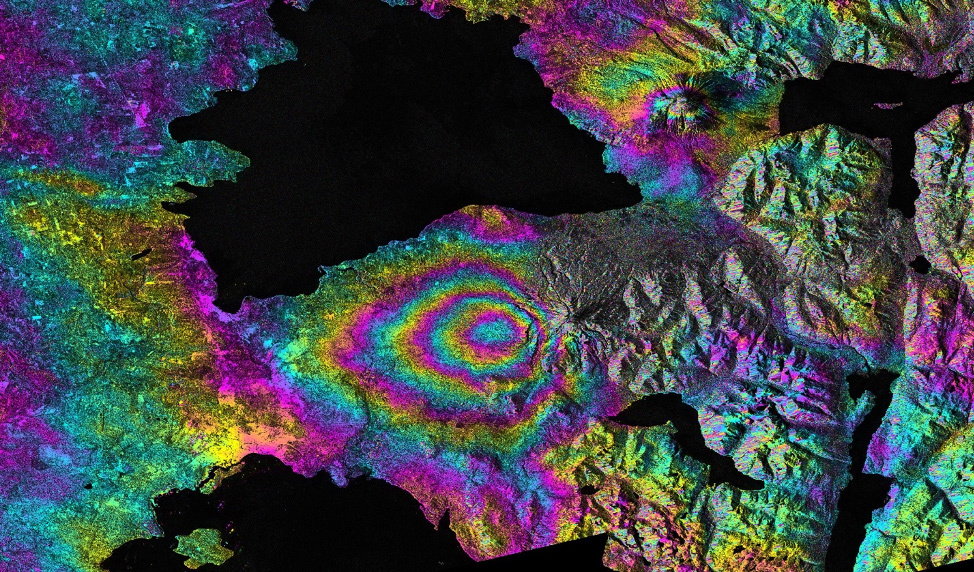
#> input picture sar_2_color.jpg, 974 x 572 px
$ jupyter execute dz1.ipynb
#> lines starting #> are read from the running program, lines starting #| are printed output that depends on the picture; after the words box and inside, x2 and y2 are one past the last pixel; in counts of white or black regions, pixels touching at a corner belong together; long printed decimals are rounded
<a href="https://colab.research.google.com/github/alkezzar/Homework1/blob/main/DE_IP_2024_Task_1.ipynb" target="_parent"></a>

[cell 1]
import numpy as np
import cv2
import matplotlib.pyplot as plt

# Базовая работа с изображением

[cell 2]
image = cv2.imread('sar_2_color.jpg')
#> image is the input picture: shape (572, 974, 3); mean B, G, R 71.5, 68.6, 63.6

[cell 3]
plt.imshow(image)

[cell 4]
image.shape # h,w,c
#> Out = (572, 974, 3)

[cell 5]
image[250,250] # b,g,r
#> Out = [12, 12, 12]

[cell 6]
# ROI
img_roi = image[100:200, 500:700]
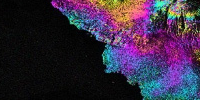
#> img_roi: shape (100, 200, 3); mean B, G, R 65.1, 42.2, 54.9

[cell 7]
plt.imshow(img_roi)

[cell 8]
b,g,r = cv2.split(image)
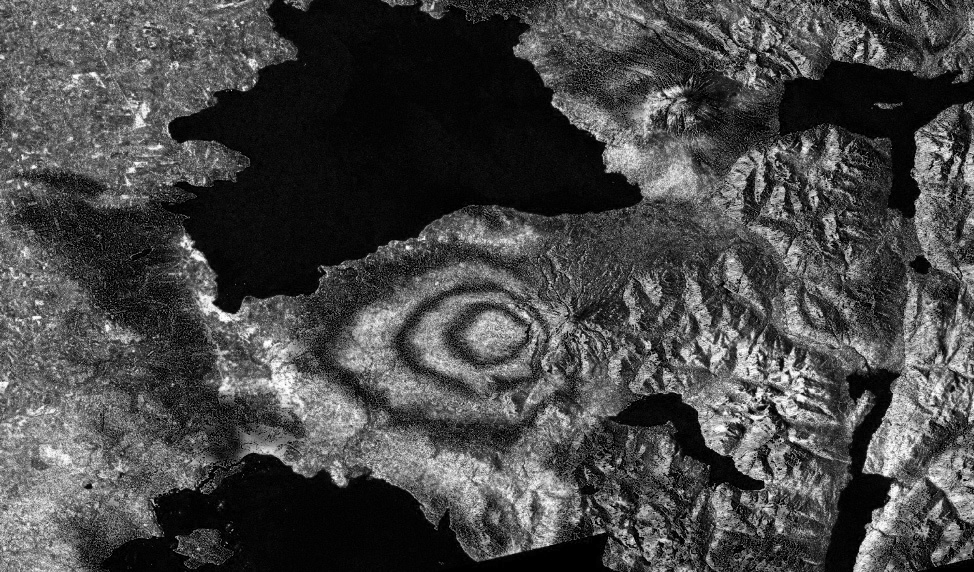
#> b: shape (572, 974); min 0, max 255, mean 71.5

[cell 9]
plt.imshow(b, cmap = 'gray')

[cell 10]
plt.imshow(g, cmap = 'gray')

[cell 11]
# alternative approach
b = image[:,:,0]

[cell 12]
import copy

image2 = copy.deepcopy(image)

[cell 13]
image2[50:100,50:100] = [0,0,0]
#> image2: shape (572, 974, 3); 0.45% of pixels changed, all inside (x1, y1, x2, y2) = (50, 50, 100, 100)

[cell 14]
plt.imshow(image2)

[cell 15]
# empty image
image_template = np.zeros(image.shape,np.uint8)

[cell 16]
plt.imshow(image_template)

# Конвертация цветовых моделей

[cell 17]
image_template[0,0]
#> Out = [0, 0, 0]

[cell 18]
image_gray = cv2.cvtColor(image, cv2.COLOR_BGR2GRAY)
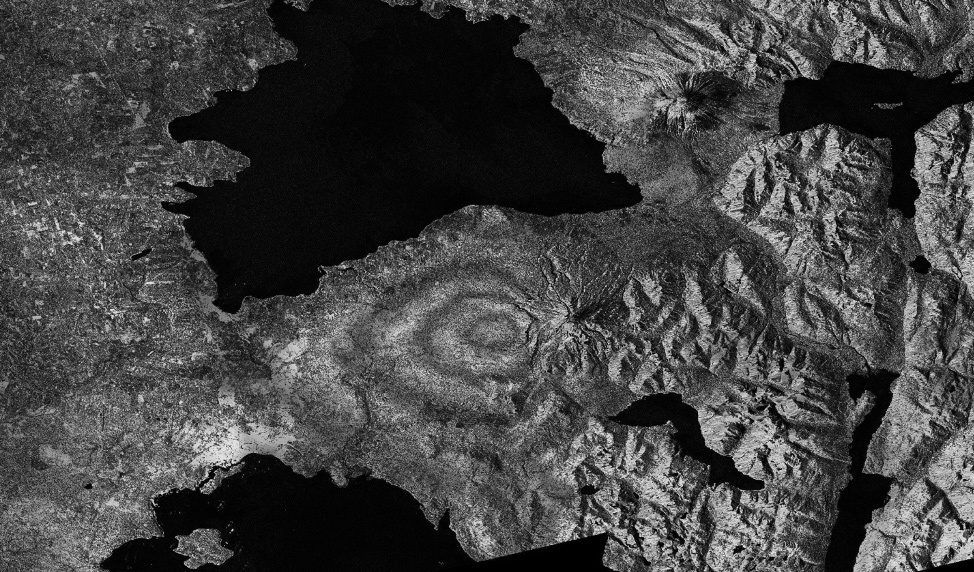
#> image_gray: shape (572, 974); min 0, max 236, mean 67.4

[cell 19]
image_gray[0,0]
#> Out = 40

[cell 20]
image_gray.shape
#> Out = (572, 974)

[cell 21]
image_hsv = cv2.cvtColor(image, cv2.COLOR_BGR2HSV)
#> image_hsv: shape (572, 974, 3); mean H, S, V 79.8, 125.4, 92.5

[cell 22]
image_hsv.shape
#> Out = (572, 974, 3)

[cell 23]
image_hsv[0,0]
#> Out = [117, 143, 75]

[cell 24]
image[0,0]
#> Out = [75, 37, 33]

[cell 25]
image_lab = cv2.cvtColor(image, cv2.COLOR_BGR2Lab)
#> image_lab: shape (572, 974, 3); mean of channels 0, 1, 2 75.2, 129.2, 126.9

[cell 26]
image_lab[0,0]
#> Out = [42, 139, 104]

# Пороговая фильтрация

[cell 27]
_,thresh1 = cv2.threshold(image_gray,200,255,cv2.THRESH_BINARY)
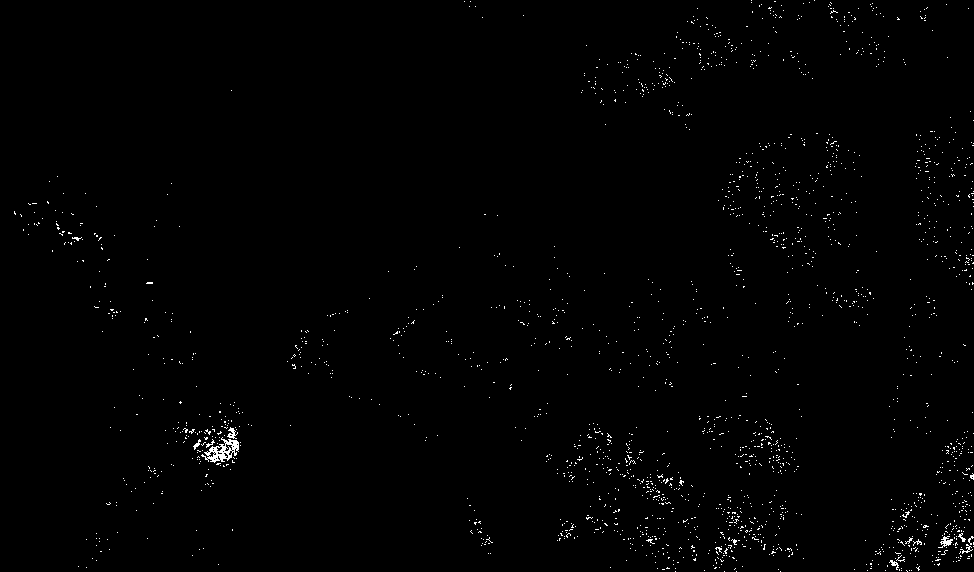
#> thresh1: shape (572, 974); 0.8% white in thin lines or dots

[cell 28]
plt.imshow(thresh1, cmap='gray')

[cell 29]
thresh1[thresh1==100].sum()
#> Out = 0

# Построение гистограммы

[cell 30]
histSize = 256
histRange = (0, 256)
accumulate = False

b_hist = cv2.calcHist([b], [0], None, [histSize], histRange, accumulate=accumulate)
#> b_hist = 256 values, max 15318 at index 5, min 29 at index 253, mean 2176.3

[cell 31]
plt.plot(b_hist)
#> figure, not shown here; curve peaks at x = 5, y = 15318

[cell 32]
b_hist_cum = b_hist.cumsum()
#> b_hist_cum = 256 values from 10493 to 557128

[cell 33]
plt.plot(b_hist_cum)
#> figure, not shown here; curve peaks at x = 255, y = 557128

[cell 34]
b_hist_norm = b_hist /  (image.shape[0] * image.shape[1])
#> b_hist_norm = 256 values, max 0.0275 at index 5, min 5.21e-05 at index 253, mean 0.00391

[cell 35]
plt.plot(b_hist_norm)
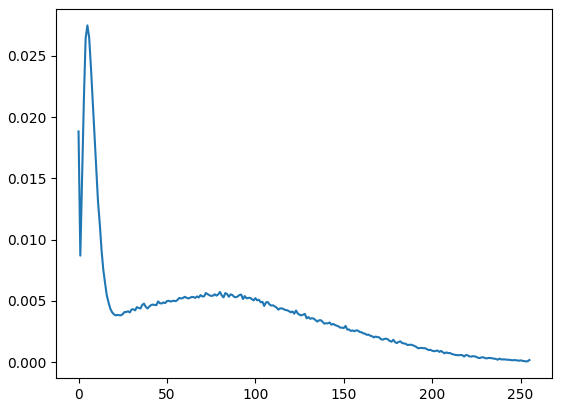
#> figure drawn by matplotlib, 1 panel; curve peaks at x = 5, y = 0.0275

# Сравнение двух изображений

[cell 36]
from skimage.metrics import structural_similarity, mean_squared_error

(ssim, diff) = structural_similarity(image_gray, image_gray, full=True)
#> diff: shape (572, 974) float64; every value is 1
#> ssim = 1
diff = (diff * 255).astype("uint8")
#> diff: shape (572, 974); every value is 255
print("SSIM: {}".format(ssim))
#| SSIM: 1.0

[cell 37]
plt.imshow(diff)

[cell 38]
mse = mean_squared_error(image_gray, image_gray)
#> mse = 0
mse
#> Out = 0

# Статистические характеристики изображений

[cell 39]
mean = image_gray.mean()
#> mean = 67.41

[cell 40]
std = image_gray.std()
#> std = 52.02

[cell 41]
print(mean,std)
#| 67.412 52.016

[cell 42]
eq_gray = cv2.equalizeHist(image_gray)
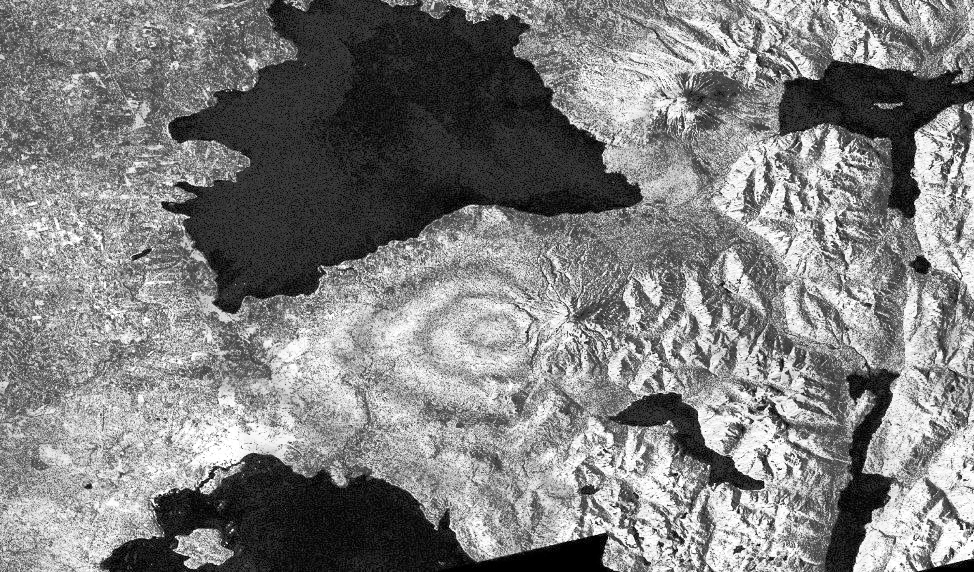
#> eq_gray: shape (572, 974); min 0, max 255, mean 127.6

[cell 43]
plt.imshow(eq_gray, cmap="gray")

[cell 44]
plt.imshow(image_gray, cmap="gray")

[cell 45]
# 1. Загрузите изображение в оттенках серого sar_1_gray.jpg.
# 2. постройте гистограмму
# 3. реализуйте алгоритм гамма коррекции с параметром гамма <1, >1.
# 4. Сравните исходное изображение, скорректированное при помощи гамма-фильтра. MSE, SSIM.
# 5. реализуйте алгоритм статистической цветокоррекции на основе статистики eq_gray.
# 6. Протестируйте работу алгоритмов пороговой фильтрации с различными параметрами.
# Для каждого решения - напечатайте результат

[cell 46]
import cv2
import numpy as np
import matplotlib.pyplot as plt
from skimage.metrics import structural_similarity as ssim
from skimage.metrics import mean_squared_error as mse

img = cv2.imread('sar_1_gray.jpg', cv2.IMREAD_GRAYSCALE)
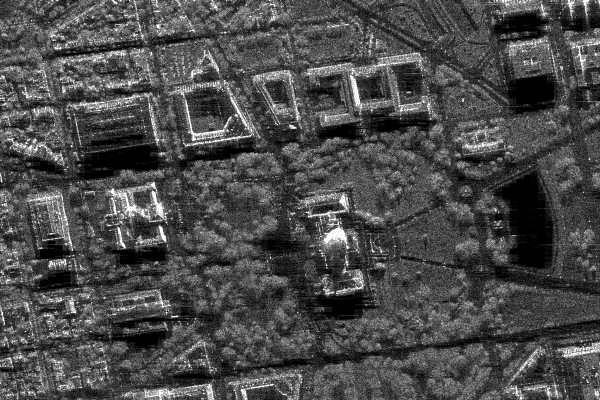
#> input picture sar_1_gray.jpg, 600 x 400 px
#> img is the input picture: shape (400, 600); min 0, max 255, mean 74.9

plt.figure(figsize=(8, 4))
plt.hist(img.ravel(), 256, [0, 256], color='gray')
plt.title('2. Гистограмма исходного изображения')
plt.xlabel('Интенсивность пикселей')
plt.ylabel('Количество пикселей')
plt.grid(True, alpha=0.3)
plt.show()
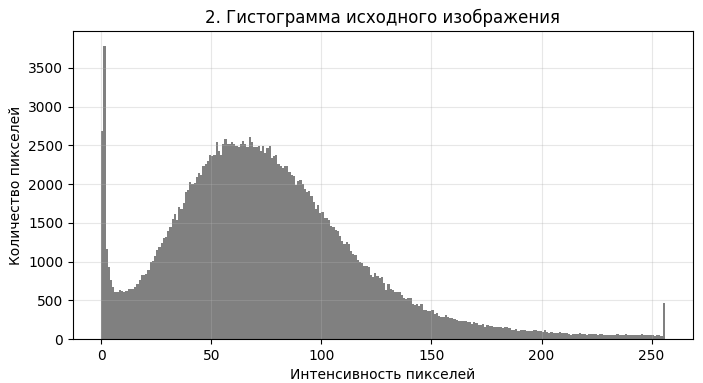
#> figure drawn by matplotlib, 1 panel; tallest bar 3786 high, from x = 1 to 2

def custom_histogram_equalization(image):
    hist, _ = np.histogram(image.flatten(), 256, [0, 256])
#> hist = 256 values, max 3786 at index 1, min 40 at index 251, mean 937.5
    cdf = hist.cumsum()
#> cdf = 256 values from 2689 to 240000
    cdf_masked = np.ma.masked_equal(cdf, 0)
    cdf_masked = (cdf_masked - cdf_masked.min()) * 255 / (cdf_masked.max() - cdf_masked.min())
    cdf_normalized = np.ma.filled(cdf_masked, 0).astype('uint8')
#> cdf_normalized = 256 values from 0 to 255
    return cdf_normalized[image]

eq_gray = custom_histogram_equalization(img)

def apply_gamma(image, gamma):
#> called with gamma = 0.5
    inv_gamma = 1.0 / gamma
    table = np.array([((i / 255.0) ** inv_gamma) * 255 for i in np.arange(0, 256)]).astype("uint8")
    return cv2.LUT(image, table)

img_gamma_less = apply_gamma(img, 0.5)
img_gamma_greater = apply_gamma(img, 2.0)
#> call 2 of apply_gamma, with gamma = 2
#> in apply_gamma (call 2), `return cv2.LUT(image, table)`:
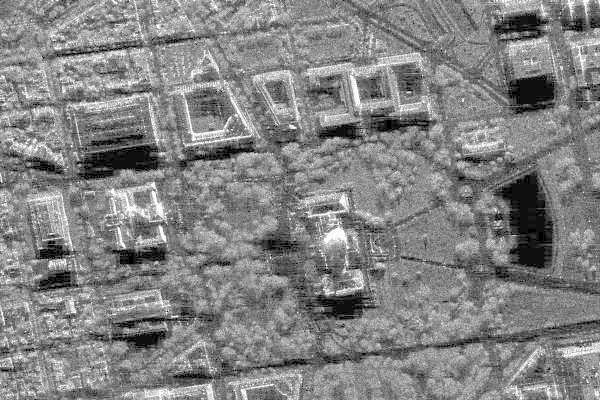
#> returned value: shape (400, 600); min 0, max 255, mean 130.6

fig, axes = plt.subplots(1, 3, figsize=(15, 5))
axes[0].imshow(img, cmap='gray'); axes[0].set_title('Исходное')
axes[1].imshow(img_gamma_less, cmap='gray'); axes[1].set_title('Гамма = 0.5 (Светлее)')
axes[2].imshow(img_gamma_greater, cmap='gray'); axes[2].set_title('Гамма = 2.0 (Темнее)')
plt.suptitle('3. Гамма коррекция')
plt.show()

mse_less = mse(img, img_gamma_less)
#> mse_less = 2383.8
ssim_less = ssim(img, img_gamma_less)
#> ssim_less = 0.527

mse_greater = mse(img, img_gamma_greater)
#> mse_greater = 3250.4
ssim_greater = ssim(img, img_gamma_greater)
#> ssim_greater = 0.788

print("4. Сравнение метрик (MSE и SSIM):")
print(f"Гамма=0.5 -> MSE: {mse_less:.2f} | SSIM: {ssim_less:.4f}")
#| Гамма=0.5 -> MSE: 2383.76 | SSIM: 0.5270
print(f"Гамма=2.0 -> MSE: {mse_greater:.2f} | SSIM: {ssim_greater:.4f}")
#| Гамма=2.0 -> MSE: 3250.43 | SSIM: 0.7875
print("-" * 50)

def custom_statistical_correction(target, source):
    E_t, D_t = np.mean(target), np.std(target)
#> E_t = 74.94; D_t = 43.66
    E_s, D_s = np.mean(source), np.std(source)
#> E_s = 126.5; D_s = 74.26

    if D_t == 0: D_t = 1e-6

    corrected = E_s + (target.astype(np.float32) - E_t) * (D_s / D_t)
    return np.clip(corrected, 0, 255).astype(np.uint8)

img_stat = custom_statistical_correction(img, eq_gray)

fig, axes = plt.subplots(1, 3, figsize=(15, 5))
axes[0].imshow(img, cmap='gray'); axes[0].set_title('Исходное')
axes[1].imshow(eq_gray, cmap='gray'); axes[1].set_title('eq_gray (Источник статистик)')
axes[2].imshow(img_stat, cmap='gray'); axes[2].set_title('5. Статистическая коррекция')
plt.show()

thresh_val_1 = 100
thresh_val_2 = 180
max_val = 255

_, thresh_binary = cv2.threshold(img, thresh_val_1, max_val, cv2.THRESH_BINARY)
#> thresh_binary: shape (400, 600); 23.2% white; 3706 white regions (3355 under 20 px), largest, box (x1, y1, x2, y2) and area: (0, 47, 159, 101) 2753, (301, 39, 439, 120) 2485, (161, 38, 261, 147) 2346

_, thresh_trunc = cv2.threshold(img, thresh_val_2, max_val, cv2.THRESH_TRUNC)

_, thresh_tozero = cv2.threshold(img, thresh_val_1, max_val, cv2.THRESH_TOZERO)
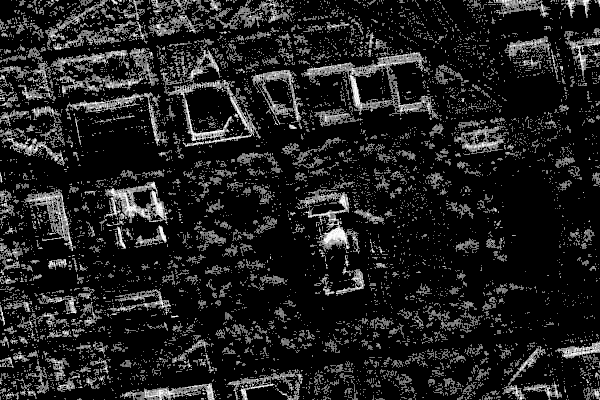
#> thresh_tozero: shape (400, 600); min 0, max 255, mean 31.4

fig, axes = plt.subplots(1, 4, figsize=(20, 5))
axes[0].imshow(img, cmap='gray'); axes[0].set_title('Исходное')
axes[1].imshow(thresh_binary, cmap='gray'); axes[1].set_title(f'BINARY (Порог {thresh_val_1})')
axes[2].imshow(thresh_trunc, cmap='gray'); axes[2].set_title(f'TRUNC (Порог {thresh_val_2})')
axes[3].imshow(thresh_tozero, cmap='gray'); axes[3].set_title(f'TOZERO (Порог {thresh_val_1})')
plt.suptitle('6. Пороговая фильтрация')
plt.show()
